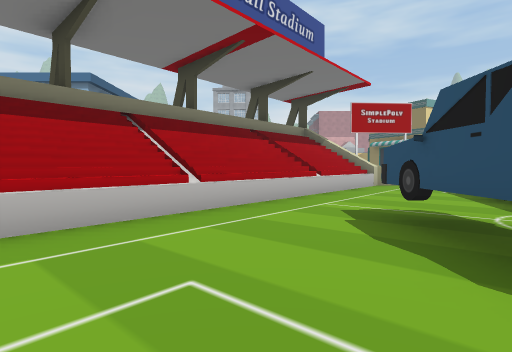
View 1 (above)

16 first-person views from a walk through a Unity game level. The camera is 1.4 m above the floor, tilts 2° down and sees 80° across. The floor is counted in squares, 2 m on a side. Each view is taken from the middle of a square. On the plan, view 1 faces up. The plan holds only what a view shows up to about 10 squares ahead; the rest is blank. The place goes on beyond the plan. Some surface patterns are stand-ins.

View 2
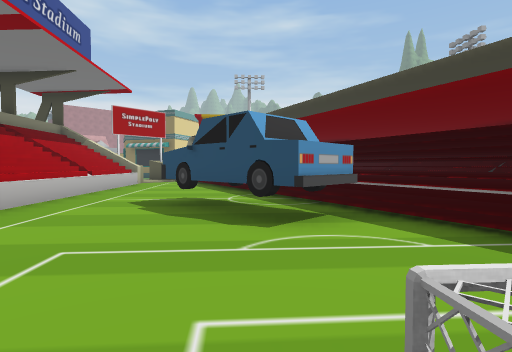

View 3
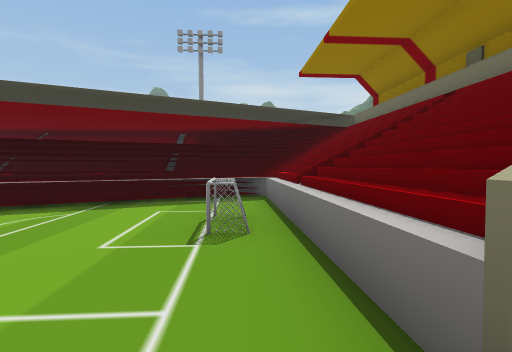

View 4
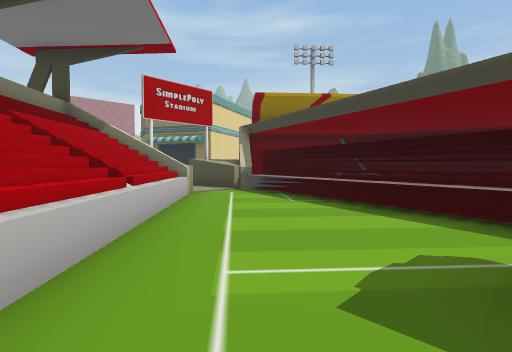

View 5
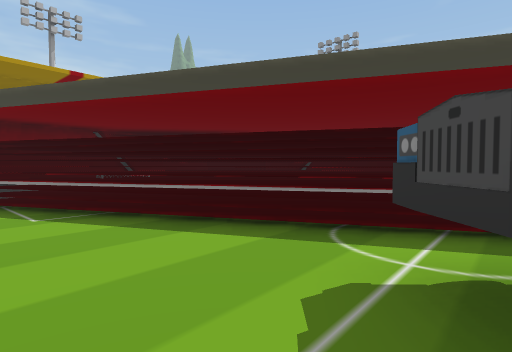

View 6
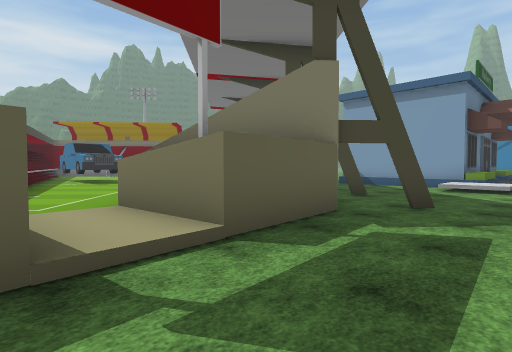

View 7
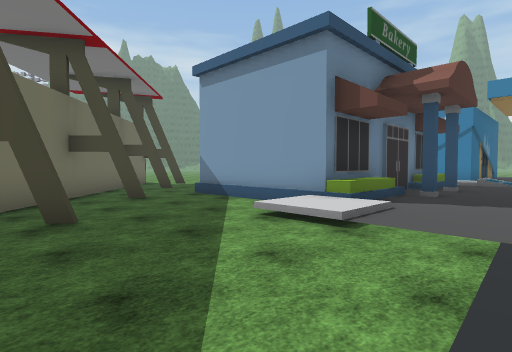

View 8
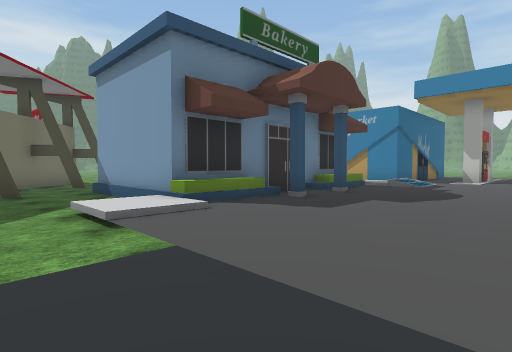

View 9
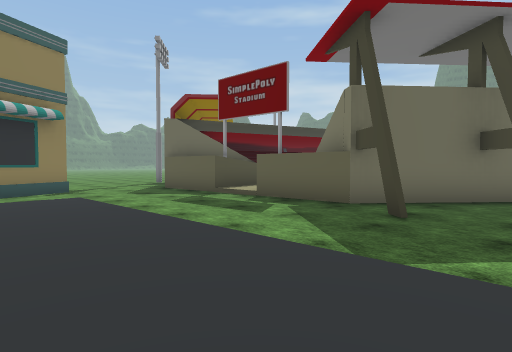

View 10
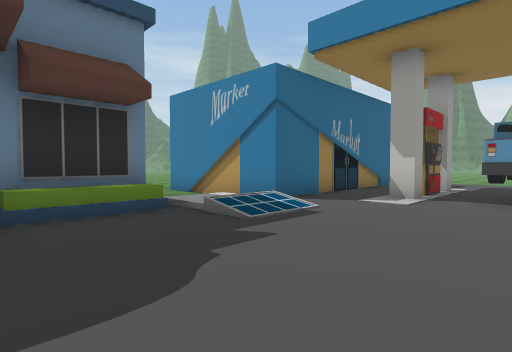

View 11
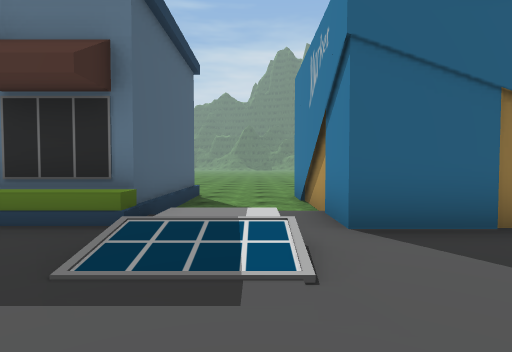

View 12
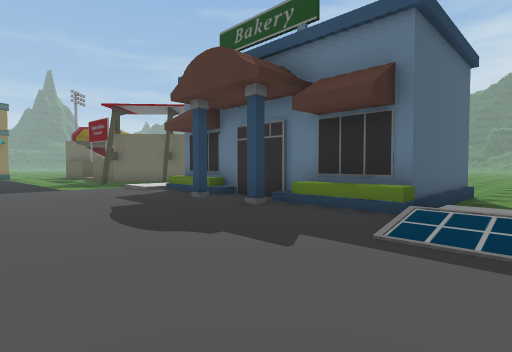

View 13
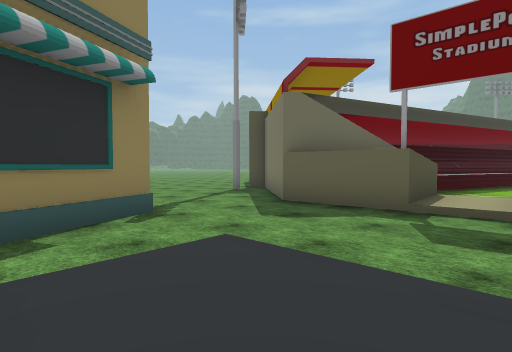

View 14
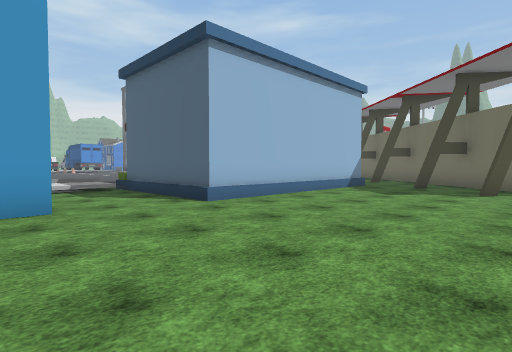

View 15
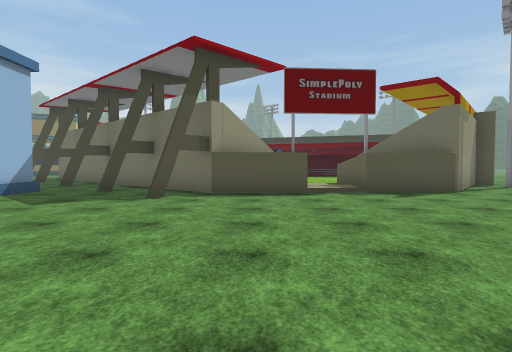

View 16
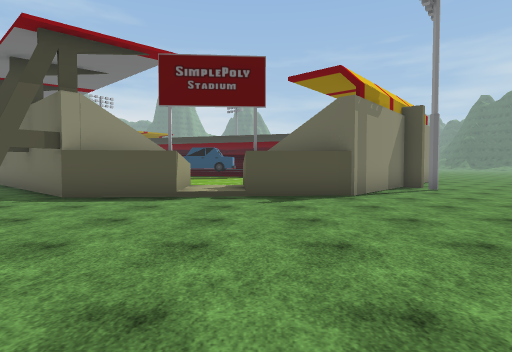

### Floor plan
Key: @ floor where view 1 was taken; # wall or solid block; . main floor; : floor 0.25 m higher than the main floor; + floor 0.5 m higher than the main floor; / step, stairs or slope; = window, fence, low wall or low ledge; ^ raised ledge; O other object.
Columns run from 21 left of view 1 to 13 right of it. Each row starts with its distance up from view 1.
 18        :::::::::::::::::::::.#
 17 :::O O::::::::::::::::::::::.#
 16 :::###:::::::::::::::::::::...#
 15     :::://::::::::...............
 14    ::::://::O:O://.................
 13   ######//OOOOOOO+....#..//###.....
 12        #/.O     O...#.####:####...
 11        #..O     O....####^:^#####
 10        #..O     O....###^^:^####
  9       ##..OOOOOOO.#.####^::^####
  8       .............####^:::^#####
  7       ..........#.####^:::^#######
  6       ...........####^::::^#######
  5       ..........####^:::::^#######
  4       ..........###^:::OO^#######
  3         ........# ^::::OO^#######
  2          .......#^^::::OO^######
  1           ......:::::::OO######
  0          .......#^^::@::^#####
 -1           ......###^:#::^####
 -2            .....####^=::#####
 -3             .....####^:^####
 -4              .....## #^^###
 -5                ...##  ####
 -6                 ....
 -7                  ...

Where each view was taken, in squares from view 1:
view 1: 0 up, 0 right, facing up
view 2: 1 down, 1 left, facing up-right
view 3: 1 up, 3 left, facing down-right
view 4: 4 up, 0 right, facing up-right
view 5: 5 up, 1 right, facing right
view 6: 15 up, 6 right, facing down-left
view 7: 16 up, 0 right, facing down-left
view 8: 18 up, 2 left, facing down-left
view 9: 18 up, 1 left, facing down-right
view 10: 18 up, 9 left, facing down-left
view 11: 17 up, 13 left, facing down
view 12: 18 up, 13 left, facing down-right
view 13: 18 up, 4 right, facing down-right
view 14: 4 up, 15 left, facing up-right
view 15: 3 up, 13 left, facing right
view 16: 0 up, 12 left, facing right
